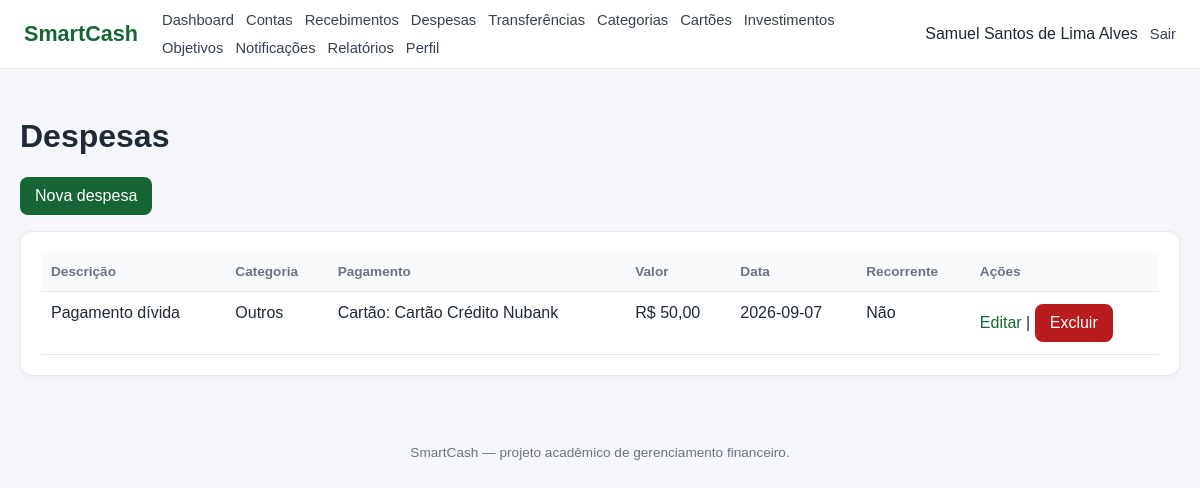
Screenshot of /despesas/index.php (signed in) with the database file from the repository.
### tables this page shows
CREATE TABLE `despesa` (
  `id_despesa` int NOT NULL,
  `id_usuario` int NOT NULL,
  `id_conta` int DEFAULT NULL,
  `id_cartao` int DEFAULT NULL,
  `id_tipo_despesa` int NOT NULL,
  `id_categoria` int NOT NULL,
  `descricao` varchar(255) NOT NULL,
  `valor` decimal(15,2) NOT NULL,
  `data` date NOT NULL,
  `recorrente` tinyint(1) NOT NULL DEFAULT '0',
  `frequencia` varchar(30) DEFAULT NULL,
  `proxima_cobranca` date DEFAULT NULL
);

CREATE TABLE `categoria` (
  `id_categoria` int NOT NULL,
  `id_categoria_pai` int DEFAULT NULL,
  `nome` varchar(100) NOT NULL,
  `descricao` varchar(255) DEFAULT NULL
);

CREATE TABLE `cartao` (
  `id_cartao` int NOT NULL,
  `id_usuario` int NOT NULL,
  `id_banco` int NOT NULL,
  `id_conta` int NOT NULL,
  `nome_cartao` varchar(100) NOT NULL,
  `dia_vencimento` tinyint UNSIGNED NOT NULL,
  `limite_total` decimal(15,2) NOT NULL DEFAULT '0.00',
  `limite_disponivel` decimal(15,2) NOT NULL DEFAULT '0.00'
);

### includes/functions.php (called while the page is built, shortened)
<?php
function e(mixed $value): string
{
    return htmlspecialchars(
        (string)($value ?? ''),
        ENT_QUOTES,
        'UTF-8'
    );
}
function money(float|int|string|null $value): string
{
    return 'R$ ' . number_format(
        (float)$value,
        2,
        ',',
        '.'
    );
}

### despesas/index.php (the view, shortened to what this page needs)
<?php
require_once __DIR__ . '/../config/database.php';
require_once __DIR__ . '/../includes/auth.php';
require_once __DIR__ . '/../includes/functions.php';
$stmt = $pdo->prepare(
    'SELECT d.*,
            c.nome_conta,
            ca.nome_cartao,
            td.nome AS tipo_despesa,
            cat.nome AS categoria
     FROM DESPESA d
     LEFT JOIN CONTA c ON c.id_conta = d.id_conta
     LEFT JOIN CARTAO ca ON ca.id_cartao = d.id_cartao
     INNER JOIN TIPO_DESPESA td ON td.id_tipo_despesa = d.id_tipo_despesa
     INNER JOIN CATEGORIA cat ON cat.id_categoria = d.id_categoria
     WHERE d.id_usuario = :usuario
     ORDER BY d.`data` DESC, d.id_despesa DESC'
);
$stmt->execute(['usuario' => $id_usuario]);
$despesas = $stmt->fetchAll();
require __DIR__ . '/../includes/header.php';
?>
<h1>Despesas</h1>
<p><a class="button" href="cadastrar.php">Nova despesa</a></p>
<div class="card">
<table>
<thead>
<tr>
    <th>Descrição</th>
    <th>Categoria</th>
    <th>Pagamento</th>
    <th>Valor</th>
    <th>Data</th>
    <th>Recorrente</th>
    <th>Ações</th>
</tr>
</thead>
<tbody>
<?php foreach ($despesas as $item): ?>
<tr>
    <td><?= e($item['descricao']) ?></td>
    <td><?= e($item['categoria']) ?></td>
    <td>
        <?= $item['id_conta']
            ? 'Conta: ' . e($item['nome_conta'])
            : 'Cartão: ' . e($item['nome_cartao']) ?>
    </td>
    <td><?= money((float) $item['valor']) ?></td>
    <td><?= e($item['data']) ?></td>
    <td><?= (int)$item['recorrente'] ? 'Sim' : 'Não' ?></td>
    <td>
        <a href="editar.php?id=<?= (int)$item['id_despesa'] ?>">Editar</a>
        |
        <form class="inline-form" method="post" action="excluir.php">
            <button type="submit" class="danger"
                    data-confirm="Excluir esta despesa? O saldo/limite será restaurado.">
                Excluir
            </button>
        </form>
    </td>
</tr>
<?php endforeach; ?>
</tbody>
</table>
</div>
<?php require __DIR__ . '/../includes/footer.php'; ?>

### assets/css/style.css (style rules this page uses)
* { box-sizing: border-box; }
body { margin: 0; font-family: Arial, Helvetica, sans-serif; background: #f5f7fb; color: #1f2937; }
a { color: #166534; text-decoration: none; }
.card, .table-card, .form-card { background: #fff; border: 1px solid #e5e7eb; border-radius: 12px; padding: 20px; box-shadow: 0 2px 8px rgba(15, 23, 42, .04); }
.btn, .button, button { display: inline-block; border: 0; border-radius: 8px; padding: 10px 15px; text-decoration: none; cursor: pointer; font-weight: 600; background: #166534; color: #fff; font: inherit; }
.btn-danger, .danger { background: #b91c1c; color: #fff; }
.inline-form { display: inline; padding: 0; margin: 0; background: none; border: 0; box-shadow: none; }
table { width: 100%; border-collapse: collapse; background: #fff; }
th, td { text-align: left; padding: 12px 10px; border-bottom: 1px solid #e5e7eb; vertical-align: top; }
th { font-size: .85rem; color: #6b7280; background: #f9fafb; }

### rows the page displays
despesa: descricao "Pagamento dívida", id_categoria.nome "Outros", id_cartao.nome_cartao "Cartão Crédito Nubank", valor "R$ 50,00", data "2026-09-07", recorrente "Não"

### other values shown
$userName "Samuel Santos de Lima Alves"
